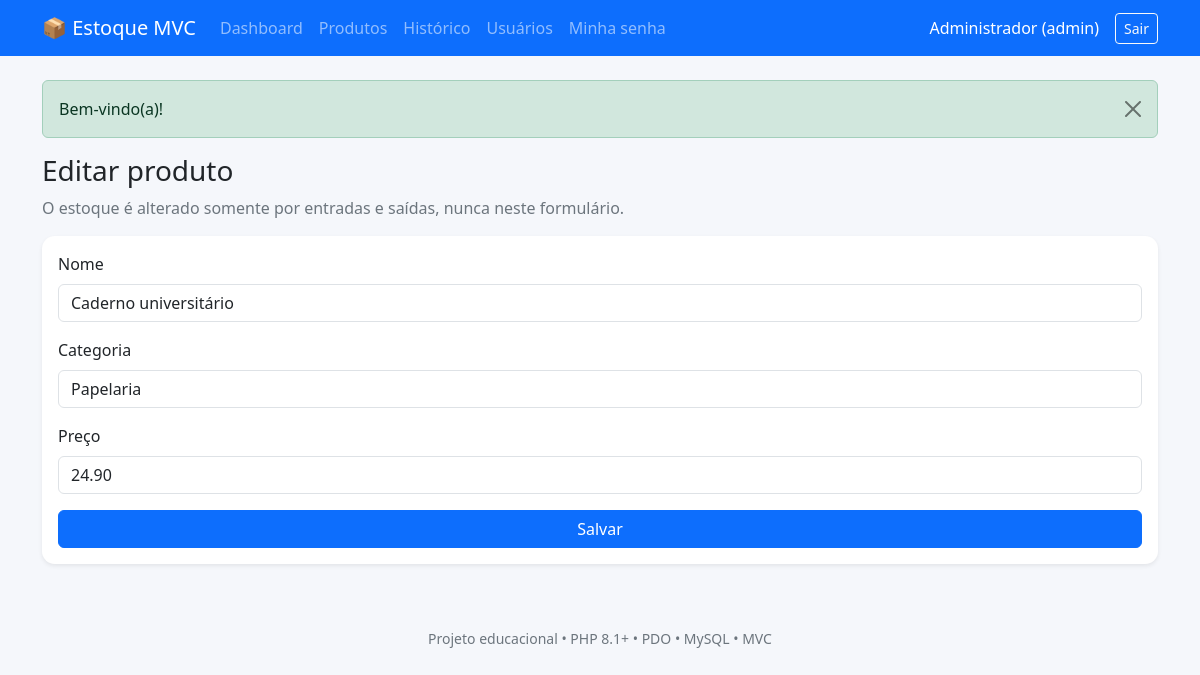
The app's page /index.php?r=products.edit&id=1 (signed in) with its own data.
### tables this page shows
CREATE TABLE IF NOT EXISTS usuarios (
 id INT UNSIGNED AUTO_INCREMENT PRIMARY KEY,
 nome VARCHAR(100) NOT NULL,
 email VARCHAR(150) NOT NULL UNIQUE,
 senha_hash VARCHAR(255) NOT NULL,
 perfil ENUM('admin','operador') NOT NULL DEFAULT 'operador',
 ativo TINYINT(1) NOT NULL DEFAULT 1,
 criado_em TIMESTAMP DEFAULT CURRENT_TIMESTAMP
);

CREATE TABLE IF NOT EXISTS produtos (
 id INT UNSIGNED AUTO_INCREMENT PRIMARY KEY,
nome VARCHAR(120) NOT NULL,
 categoria VARCHAR(80) NOT NULL,
 preco DECIMAL(10,2) NOT NULL DEFAULT 0,
 quantidade INT UNSIGNED NOT NULL DEFAULT 0,
 criado_em TIMESTAMP DEFAULT CURRENT_TIMESTAMP,
 CONSTRAINT chk_preco CHECK (preco >= 0)
);

### app/Core/View.php (called while the page is built, shortened)
<?php
final class View
{
    public static function render(string $template, array $data = []): void
    {
        $file = dirname(__DIR__) . '/Views/' . $template . '.php';
        extract($data, EXTR_SKIP);
        require dirname(__DIR__) . '/Views/layout/header.php';
        require $file;
        require dirname(__DIR__) . '/Views/layout/footer.php';
    }
}

### app/Controllers/ProductController.php (called while the page is built, shortened)
<?php
final class ProductController
{
    public function form(): void
    {
        $id = isset($_GET['id']) ? positiveId($_GET['id']) : null;
        $product = $id ? (new Product())->find($id) : ['id' => '', 'nome' => '', 'categoria' => '', 'preco' => '0.00'];
        View::render('products/form', ['title' => $id ? 'Editar produto' : 'Novo produto', 'product' => $product]);
    }
}

### public/index.php (called while the page is built, shortened)
<?php
require dirname(__DIR__) . '/app/bootstrap.php';
$routes = [
    'login' => ['GET', AuthController::class, 'form'],
    'login.submit' => ['POST', AuthController::class, 'login'],
    'logout' => ['POST', AuthController::class, 'logout'],
    'password' => ['GET', AuthController::class, 'passwordForm'],
    'password.save' => ['POST', AuthController::class, 'changePassword'],
    'dashboard' => ['GET', DashboardController::class, 'index'],
    'products' => ['GET', ProductController::class, 'index'],
    'products.create' => ['GET', ProductController::class, 'form'],
    'products.edit' => ['GET', ProductController::class, 'form'],
    'products.save' => ['POST', ProductController::class, 'save'],
    'products.delete' => ['POST', ProductController::class, 'delete'],
    'movements' => ['GET', MovementController::class, 'index'],
    'movements.create' => ['GET', MovementController::class, 'form'],
    'movements.save' => ['POST', MovementController::class, 'save'],
    'users' => ['GET', UserController::class, 'index'],
    'users.save' => ['POST', UserController::class, 'save'],
    'users.toggle' => ['POST', UserController::class, 'toggle'],
];
$route = (string)($_GET['r'] ?? 'dashboard');
[$method, $controller, $action] = $routes[$route];
try {
    (new $controller())->$action();
} catch (Throwable $e) {
    error_log((string)$e);
    http_response_code(500);
    exit('Falha interna. Consulte o registro de erros do PHP.');
}

### app/bootstrap.php (called while the page is built, shortened)
<?php
spl_autoload_register(function(string $class):void {
    $prefix='App\\';
    $relative=substr($class,strlen($prefix));
    $file=__DIR__.'/'.str_replace('\\','/',$relative).'.php';
});
function e(?string $v):string{return htmlspecialchars((string)$v,ENT_QUOTES|ENT_SUBSTITUTE,'UTF-8');}
function url(string $route,array $args=[]):string{return 'index.php?'.http_build_query(array_merge(['r'=>$route],$args));}
function takeFlash():?array{$f=$_SESSION['flash']??null;unset($_SESSION['flash']);return $f;}
function positiveId(mixed $v):?int{$n=filter_var($v,FILTER_VALIDATE_INT,['options'=>['min_range'=>1]]);return $n===false?null:$n;}

### app/Core/Auth.php (called while the page is built, shortened)
<?php
final class Auth
{
   public static function user(): ?array
   {
      $id = positiveId($_SESSION['user_id'] ?? null);
      $u = (new User())->find($id);
      return $u;
   }
}

### app/Core/Database.php (called while the page is built, shortened)
<?php
final class Database
{
    private static ?PDO $pdo = null;
    public static function connection(): PDO
    {
        if (self::$pdo !== null) return self::$pdo;
        $host = getenv('DB_HOST') ?: '127.0.0.1';
        $name = getenv('DB_NAME') ?: 'estoque_didatico';
        $user = getenv('DB_USER') ?: 'root';
        $pass = getenv('DB_PASS') ?: '';
        self::$pdo = new PDO("mysql:host={$host};dbname={$name};charset=utf8mb4", $user, $pass, [
            PDO::ATTR_ERRMODE => PDO::ERRMODE_EXCEPTION,
            PDO::ATTR_DEFAULT_FETCH_MODE => PDO::FETCH_ASSOC,
            PDO::ATTR_EMULATE_PREPARES => false
        ]);
        return self::$pdo;
    }
}

### app/Models/User.php (called while the page is built, shortened)
<?php
final class User
{
    public function find(int $id): ?array
    {
        $s = Database::connection()->prepare('SELECT * FROM usuarios WHERE id=?');
        $s->execute([$id]);
        return $s->fetch() ?: null;
    }
}

### app/Models/Product.php (called while the page is built, shortened)
<?php
final class Product
{
    public function find(int $id): ?array
    {
        $s = Database::connection()->prepare('SELECT * FROM produtos WHERE id=?');
        $s->execute([$id]);
        return $s->fetch() ?: null;
    }
}

### app/Views/products/form.php (the view, shortened to what this page needs)
<h1 class="h3"><?= e($title) ?></h1>
<p class="text-secondary">O estoque é alterado somente por entradas e saídas, nunca neste formulário.</p>
<form class="card card-body shadow-sm needs-validation" novalidate method="post" action="<?= e(url('products.save')) ?>"><?= Csrf::field() ?><input type="hidden" name="id" value="<?= e((string)$product['id']) ?>">
    <div class="mb-3"><label class="form-label" for="nome">Nome</label><input class="form-control" id="nome" name="nome" required maxlength="120" value="<?= e($product['nome']) ?>"></div>
    <div class="mb-3"><label class="form-label" for="categoria">Categoria</label><input class="form-control" id="categoria" name="categoria" required maxlength="80" value="<?= e($product['categoria']) ?>"></div>
    <div class="mb-3"><label class="form-label" for="preco">Preço</label><input class="form-control" id="preco" name="preco" required value="<?= e((string)$product['preco']) ?>"></div>
    <button class="btn btn-primary">Salvar</button>
</form>

### app/Views/layout/header.php (shortened to what this page needs)
<?php
$current = Auth::user();
?>
<!doctype html>
<html lang="pt-BR">
<head>
    <link rel="stylesheet" href="https://cdn.jsdelivr.net/npm/bootstrap@5.3.3/dist/css/bootstrap.min.css">
    <link rel="stylesheet" href="assets/css/estilo.css">
</head>
<body>
    <?php if (empty($guest)): ?>
        <nav class="navbar navbar-expand-lg navbar-dark bg-primary mb-4">
            <div class="container">
                <a class="navbar-brand" href="<?= e(url('dashboard')) ?>">📦 Estoque MVC</a>
                <div class="collapse navbar-collapse" id="menu">
                    <div class="navbar-nav me-auto">
                        <a class="nav-link" href="<?= e(url('dashboard')) ?>">Dashboard</a>
                        <a class="nav-link" href="<?= e(url('products')) ?>">Produtos</a>
                        <a class="nav-link" href="<?= e(url('movements')) ?>">Histórico</a>
                        <?php if ($current && $current['perfil'] === 'admin'): ?><a class="nav-link" href="<?= e(url('users')) ?>">Usuários</a><?php endif; ?>
                        <a class="nav-link" href="<?= e(url('password')) ?>">Minha senha</a>
                    </div>
                    <span class="navbar-text text-white me-3"><?= e($current['nome'] ?? '') ?> (<?= e($current['perfil'] ?? '') ?>)</span>
                    <form method="post" action="<?= e(url('logout')) ?>" class="m-0"><?= Csrf::field() ?><button class="btn btn-outline-light btn-sm">Sair</button></form>
                </div>
            </div>
        </nav><?php endif; ?>
    <main class="container pb-5">
        <?php $flash = takeFlash();
        if ($flash): ?>
            <div class="alert alert-<?= e(in_array($flash['type'], ['success', 'danger', 'warning', 'info'], true) ? $flash['type'] : 'info') ?> alert-dismissible fade show" role="alert"><?= e($flash['message']) ?><button type="button" class="btn-close" data-bs-dismiss="alert" aria-label="Fechar"></button></div>
        <?php endif; ?>

### public/assets/css/estilo.css (style rules this page uses)
body { background: #f5f7fb }
.card { border: 0; border-radius: .8rem }

### records on screen
usuarios: nome "Administrador", perfil "admin"
produtos: nome "Caderno universitário", categoria "Papelaria", preco "24.90"

### other values on screen
$flash['message'] "Bem-vindo(a)!"
$title "Editar produto"
